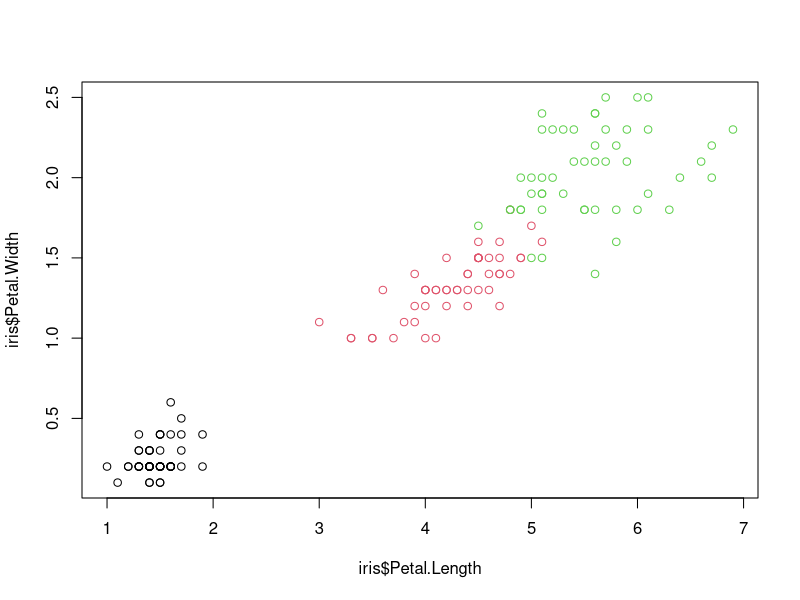

Write the R code that produced this figure. (Note: this script raises an error after producing the figure.)
# Perform Classification Using Support Vector Machine.

# Building Support Vector Machine.
library(e1071)
data("iris")
View(iris)

plot(iris$Petal.Length, iris$Petal.Width, col = iris$Species)

# Split the data in 70/30 Ratio
set.seed(3)
id = sample(2, nrow(iris), prob = c(0.7, 0.3), replace = TRUE)
trainingData = iris[id==1, ]
testingData = iris[id==2, ]

model = svm(Species~., data = trainingData, kernel = "linear", cost = 0.1, scale = F)

plot(model, trainingData)
